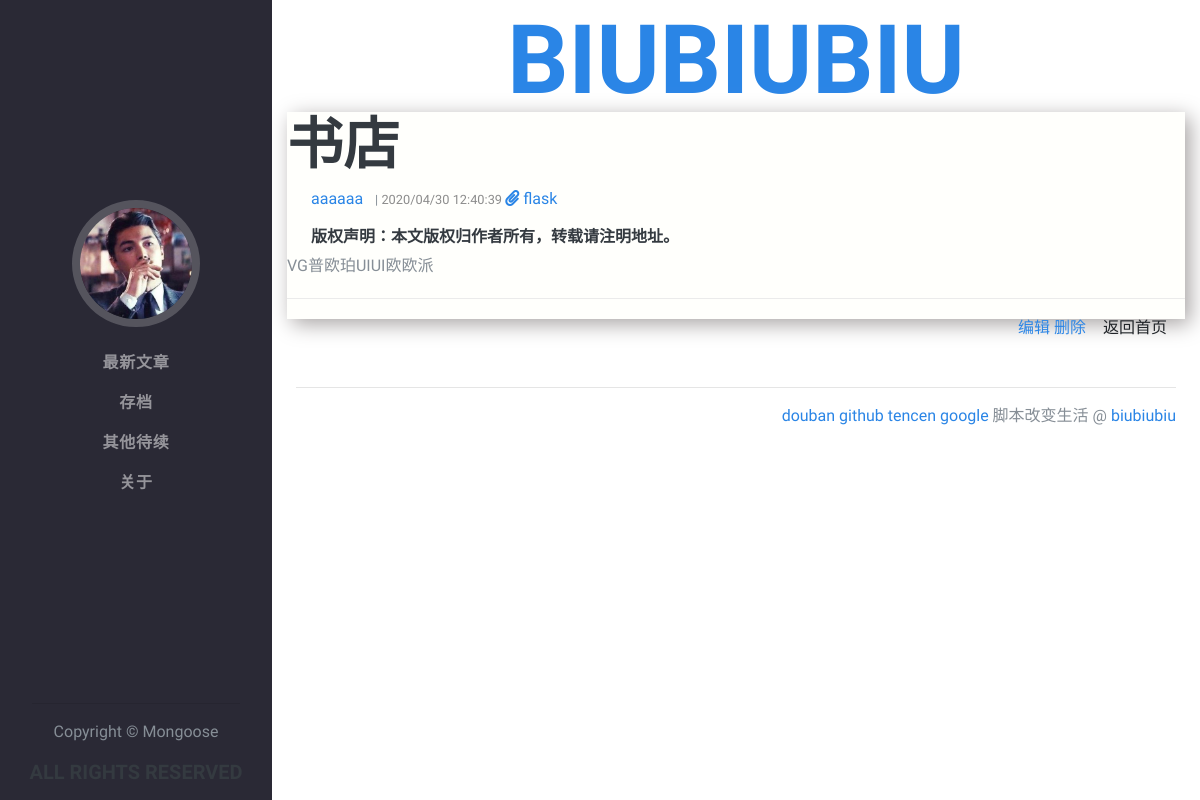
/post/6 (signed in), run on the app's committed database.
### app/models/post.py (models this page shows, shortened)
class Posts(db.Model):
    __tablename__ = 'posts'
    id = db.Column(db.Integer,primary_key=True)
    rid = db.Column(db.Integer, index=True,default=0)
    content = db.Column(db.Text)
    timestamp = db.Column(db.DateTime,default=datetime.utcnow)
    uid = db.Column(db.Integer,db.ForeignKey('users.id'))
    title = db.Column(db.String(64))
    body = db.Column(db.Text)
    body_html = db.Column(db.Text)
    summury = db.Column(db.Text)
    summury_html = db.Column(db.Text)
    category_id = db.Column(db.Integer, db.ForeignKey('categories.id'))

class Category(db.Model):
    __tablename__ = 'categories'
    id = db.Column(db.Integer,primary_key=True)
    name = db.Column(db.String(64),unique=True)
    posts = db.relationship('Posts',backref='category',lazy='dynamic')

### app/models/user.py (models this page shows, shortened)
class User(UserMixin,db.Model):
    __tablename__ = 'users'
    id = db.Column(db.Integer,primary_key=True)
    username = db.Column(db.String(32),unique=True)
    password_hash = db.Column(db.String(128))
    email = db.Column(db.String(64),unique=True)
    confirmed = db.Column(db.Boolean,default=False)
    icon = db.Column(db.String(64),unique=False,default='default.jpg')
    posts = db.relationship('Posts',backref='user',lazy='dynamic')
    @property
    def password(self):
        raise ArithmeticError('密码不可读')

### app/views/main.py (the view)
@main.route('/post/<int:id>', methods=['GET', 'POST'])
def post(id):
    post = Posts.query.get_or_404(id)
    return render_template('main/post.html', post=post)

### app/models/user.py (called while the page is built)
@login_manager.user_loader
def load_user(user_id):
    return User.query.get(int(user_id))

### app/views/user.py (called while the page is built)
@user.before_app_request
def before_request():
    if current_user.is_authenticated:
        if not current_user.confirmed \
                and request.endpoint \
                and request.endpoint[:5] != 'user.' \
                and request.endpoint != 'static':
            return redirect(url_for('user.unconfirmed'))

### app/templates/main/post.html (shortened to what this page needs)
{% extends "base/base.html" %}
{% block page_content %}
<div class="container">
    <div class="row">
        <div class="col-md-12">
            <article class="article the-font" style="box-shadow: rgb(167, 163, 163) 5px 5px 20px;background:#fffffc;">
                <h2>{{ post.title }}</h2>
                <p style="padding-left:20px;">
                    <a href="{{ url_for('user.profile', username=post.user.username) }}"> {{ post.user.username }}</a> &nbsp
                    <small>
                        <span class="glyphicon glyphicon-calendar" aria-hidden="true">|</span>
                        <span style="color:#8C8C8C;"> {{ moment(post.timestamp).format('YYYY/MM/DD hh:mm:ss')  }}</span>
                    </small>
                    <a href="{{ url_for('main.category',id=post.category.id)}}"><span class="label label-success"><i class="fa fa-paperclip" aria-hidden="true"></i> {{ post.category.name }}</span></a>
                </p>
                <h6 style="padding-left:20px;">&nbsp;版权声明：本文版权归作者所有，转载请注明地址。</h6>
                <div class="post-body">
                {% if post.body_html %}
                {{ post.body_html | safe }}
                {% else %}
                {{ post.body }}
                {% endif %}
                </div>
                <div style="border-top:1px solid #EBEBEB;padding:10px 5px;margin-top:20px;">
                    <span style="float:right">
                        {% if current_user.is_authenticated %}
                        <a href="{{ url_for('user.editnote', id=post.id) }}"><span class="label label-primary"> 编辑</span></a>
<a href="{{ url_for('user.delete', id=post.id) }}"
    onclick="{if(confirm('确定纪录吗?')){this.document.formname.submit();return true;}return false;}"><span class="label label-primary">删除</span></a>
                        {% endif %}
                        <a href="/" class="btn btn-xs ">返回首页</a>
                    </span>
                </div>
            </article>
        </div>
    </div>
</div>
{% endblock %}

### data on the page
Posts: title "书店", timestamp "2020/04/30 12:40:39", body_html "VG普欧珀UIUI欧欧派"
User: user.username "aaaaaa"
Category: category.name "flask"
